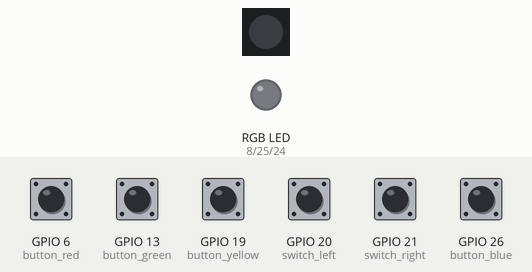
Recording of a program running on a simulated Raspberry Pi (BCM pin numbers). On the bench: 1 RGB LEDs in strip order, left to right, an RGB LED mixed from three pins (HIGH = lit). The test bench sets the inputs (shaded band); at power-on: GPIO 6 (button_red), GPIO 13 (button_green), GPIO 19 (button_yellow), GPIO 20 (switch_left), GPIO 21 (switch_right), GPIO 26 (button_blue) HIGH. What the program prints to the terminal is not drawn.

Above: at 1.2 s.
1.3 s: GPIO 19 (button_yellow) pulled LOW for 0.15 s
At 1.8 s:
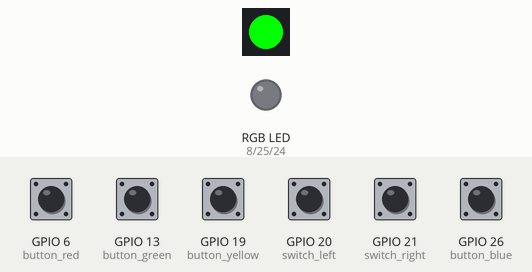
4.4 s: GPIO 6 (button_red) pulled LOW for 0.15 s
At 6.0 s:
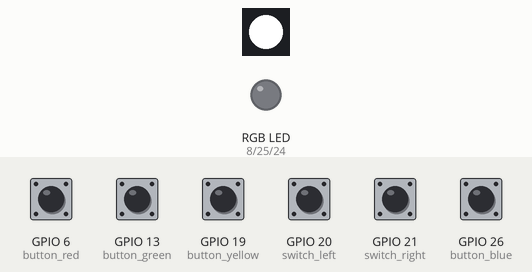
7.5 s: GPIO 13 (button_green) pulled LOW for 0.15 s
At 7.57 s:
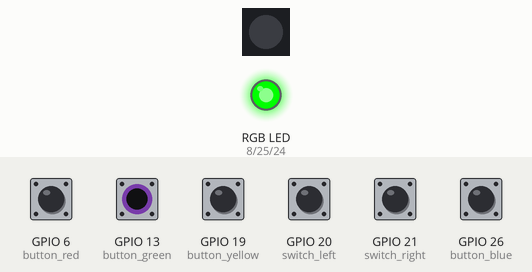
9.1 s: GPIO 26 (button_blue) pulled LOW for 0.15 s
At 9.17 s:
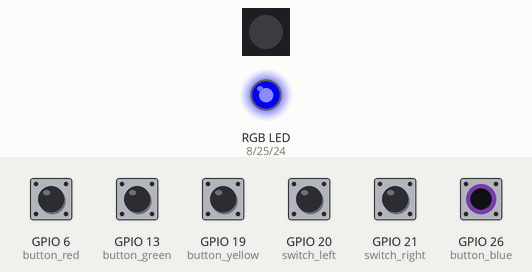
10.7 s: GPIO 6 (button_red) pulled LOW for 1 s
At 11.5 s:
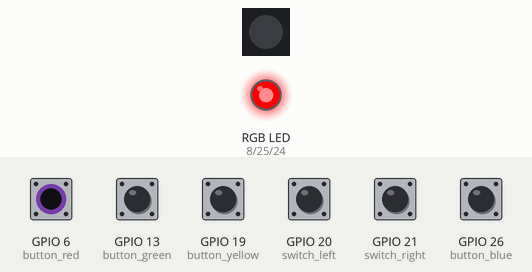
Timing chart, 0 to 13.7 s (numbered marks = the images above; inputs shaded):
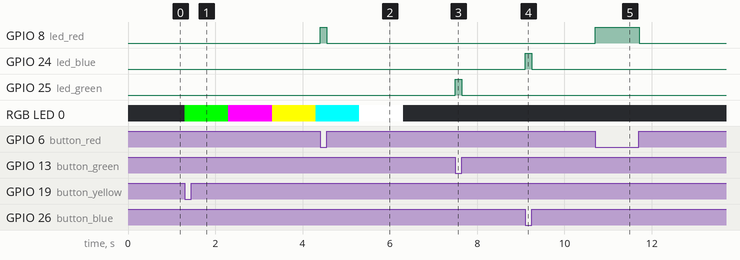

The program:

led_switch_board_demo.py
```python
"""
LED/Switch board demo

* Set up all the hardware.
* Connect 3 of the push buttons to the individual LEDs. So that the LEDs turn
    on when the buttons are pressed
* Connect 4th button to a function that runs the RGB LED through different colours
* Printout when the slide switches are turned on and off.

See: https://gpiozero.readthedocs.io/en/stable/ for more details

"""

from time import sleep
from gpiozero import LED,RGBLED,Button
from signal import pause

# Setup the hardware
# =======================

# Individual LEDs
led_red = LED(8)
led_green = LED(25)
led_blue = LED(24)

# Red, Green, Blue (RGB) LED
# Note: need to set the active_high argument to False
led_rgb = RGBLED(red=10,green=9,blue=11,active_high=False)

# Push buttons
button_red = Button(6)
button_green = Button(13)
button_blue = Button(26)
button_yellow = Button(19)

# Slide switches
switch_left = Button(20)
switch_right = Button(21)

# Callback functions
def rgb_demo():

    led_rgb.color = (0, 1, 0)  # full green
    sleep(1)
    led_rgb.color = (1, 0, 1)  # magenta
    sleep(1)
    led_rgb.color = (1, 1, 0)  # yellow
    sleep(1)
    led_rgb.color = (0, 1, 1)  # cyan
    sleep(1)
    led_rgb.color = (1, 1, 1)  # white
    sleep(1)

    led_rgb.color = (0, 0, 0)  # off
    sleep(1)

def switch_on_left():
    print('Left switch is on')

def switch_on_right():
    print('Right switch is on')

def switch_off_left():
    print('Left switch is off')

def switch_off_right():
    print('Right switch is off')


# Setup connections
# ===================

led_red.source = button_red
led_green.source = button_green
led_blue.source = button_blue

button_yellow.when_pressed = rgb_demo

switch_left.when_pressed = switch_on_left
switch_left.when_released = switch_off_left

switch_right.when_pressed = switch_on_right
switch_right.when_released = switch_off_right

print('Running')
pause()
```

Measured:
- after the input at 1.3 s, RGB LED 0: off → RGB(0, 255, 0) at once, → RGB(255, 0, 255) 1.0 s later, → RGB(255, 255, 0) 1.0 s later, → RGB(0, 255, 255) 1.0 s later
- after the input at 4.4 s, GPIO 8 (led_red): LOW → HIGH at once, → LOW 0.14 s later
- after the input at 7.5 s, GPIO 25 (led_green): LOW → HIGH at once, → LOW 0.15 s later
- after the input at 9.1 s, GPIO 24 (led_blue): LOW → HIGH at once, → LOW 0.15 s later
- after the input at 10.7 s, GPIO 8 (led_red): LOW → HIGH at once, → LOW 1.0 s later
